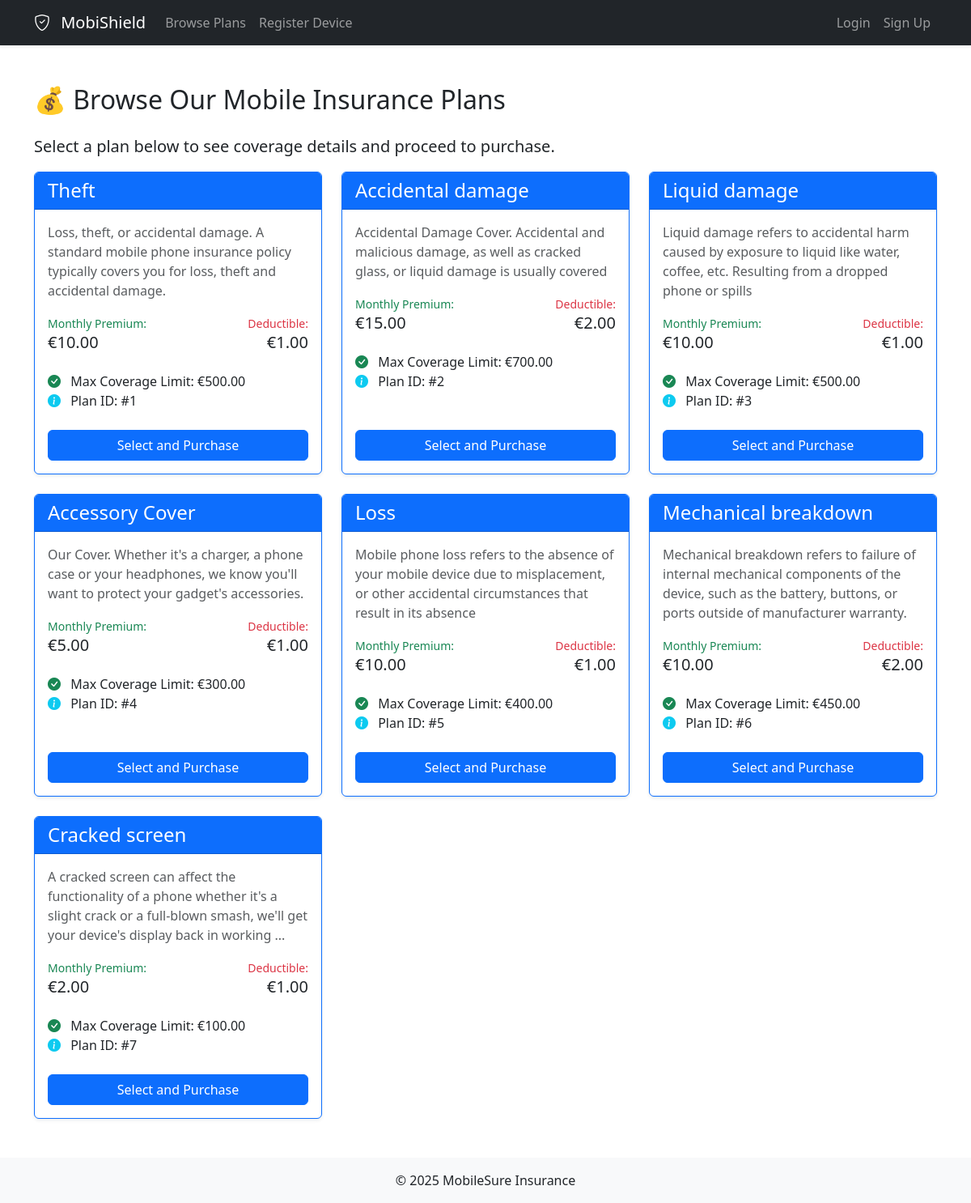
The page / on the database its author committed.
### insurance_app/models.py (models this page shows, shortened)
class Policy(models.Model):
  name = models.CharField(max_length=100,unique=True)
  description = models.TextField(max_length=500,help_text="details about policy")
  monthly_premium = models.DecimalField(max_digits=10,decimal_places=2,help_text="premium pay per month")
  is_active = models.BooleanField(default=True)
  deductible = models.DecimalField(max_digits=10,decimal_places=2,help_text="amount user have to pay")
  max_coverage_limit = models.DecimalField(max_digits=10,decimal_places=2,help_text="maximum amout company will pay")

### insurance_app/views.py (the view)
# urls.py: path('',views.PolicyListView.as_view(),name='policy_list'),
class PolicyListView(ListView):
  model = Policy
  template_name = 'insurance_app/policy_list.html'
  context_object_name = 'policies'
  def get_queryset(self):
    return Policy.objects.filter(is_active=True)

### templates/insurance_app/policy_list.html (shortened to what this page needs)
{% extends "./basic.html" %}  {% block content %}
<div class="container mt-4">
  <h2 class="mb-4">💰 Browse Our Mobile Insurance Plans</h2>
  <p class="lead">
    Select a plan below to see coverage details and proceed to purchase.
  </p>
  {% if policies %}
  <div class="row">
    {% for policy in policies %}
    <div class="col-md-6 col-lg-4 mb-4">
      <div class="card h-100 shadow-sm border-primary">
        <div class="card-header bg-primary text-white">
          <h4 class="mb-0">{{ policy.name }}</h4>
        </div>
        <div class="card-body d-flex flex-column">
          <p class="card-text text-muted">{{ policy.description }}</p>
          <div class="row mb-3">
            <div class="col-6">
              <small class="text-success">Monthly Premium:</small>
              <h5>€{{ policy.monthly_premium }}</h5>
            </div>
            <div class="col-6 text-end">
              <small class="text-danger">Deductible:</small>
              <h5>€{{ policy.deductible }}</h5>
            </div>
          </div>
          <ul class="list-unstyled mb-4">
            <li>
              <i class="bi bi-check-circle-fill text-success me-2"></i>
              Max Coverage Limit: €{{ policy.max_coverage_limit }}
            </li>
            <li>
              <i class="bi bi-info-circle-fill text-info me-2"></i>
              Plan ID: #{{ policy.id }}
            </li>
          </ul>
          <div class="mt-auto">
            <a
              href="{% url 'policy_purchase' %}?policy_id={{ policy.id }}"
              class="btn btn-primary w-100"
            >
              Select and Purchase
            </a>
          </div>
        </div>
      </div>
    </div>
    {% endfor %}
  </div>
  {% else %}
  <div class="alert alert-warning" role="alert">
    No active insurance policies are available for purchase at this time.
  </div>
  {% endif %}
</div>
{% endblock content %}

### rows shown on the page
Policy: name "Theft", description "Loss, theft, or accidental damage. A standard mobile phone insurance policy typically covers you for loss, theft and accidental damage.", monthly_premium "10.00", deductible "1.00", max_coverage_limit "500.00", id "1"
Policy: name "Accidental damage", description "Accidental Damage Cover. Accidental and malicious damage, as well as cracked glass, or liquid damage is usually covered", monthly_premium "15.00", deductible "2.00", max_coverage_limit "700.00", id "2"
Policy: name "Liquid damage", description "Liquid damage refers to accidental harm caused by exposure to liquid like water, coffee, etc. Resulting from a dropped phone or spills", monthly_premium "10.00", deductible "1.00", max_coverage_limit "500.00", id "3"
Policy: name "Accessory Cover", description "Our Cover. Whether it's a charger, a phone case or your headphones, we know you'll want to protect your gadget's accessories.", monthly_premium "5.00", deductible "1.00", max_coverage_limit "300.00", id "4"
Policy: name "Loss", description "Mobile phone loss refers to the absence of your mobile device due to misplacement, or other accidental circumstances that result in its absence", monthly_premium "10.00", deductible "1.00", max_coverage_limit "400.00", id "5"
Policy: name "Mechanical breakdown", description "Mechanical breakdown refers to failure of internal mechanical components of the device, such as the battery, buttons, or ports outside of manufacturer warranty.", monthly_premium "10.00", deductible "2.00", max_coverage_limit "450.00", id "6"
Policy: name "Cracked screen", description "A cracked screen can affect the functionality of a phone whether it's a slight crack or a full-blown smash, we'll get your device's display back in working ...", monthly_premium "2.00", deductible "1.00", max_coverage_limit "100.00", id "7"
